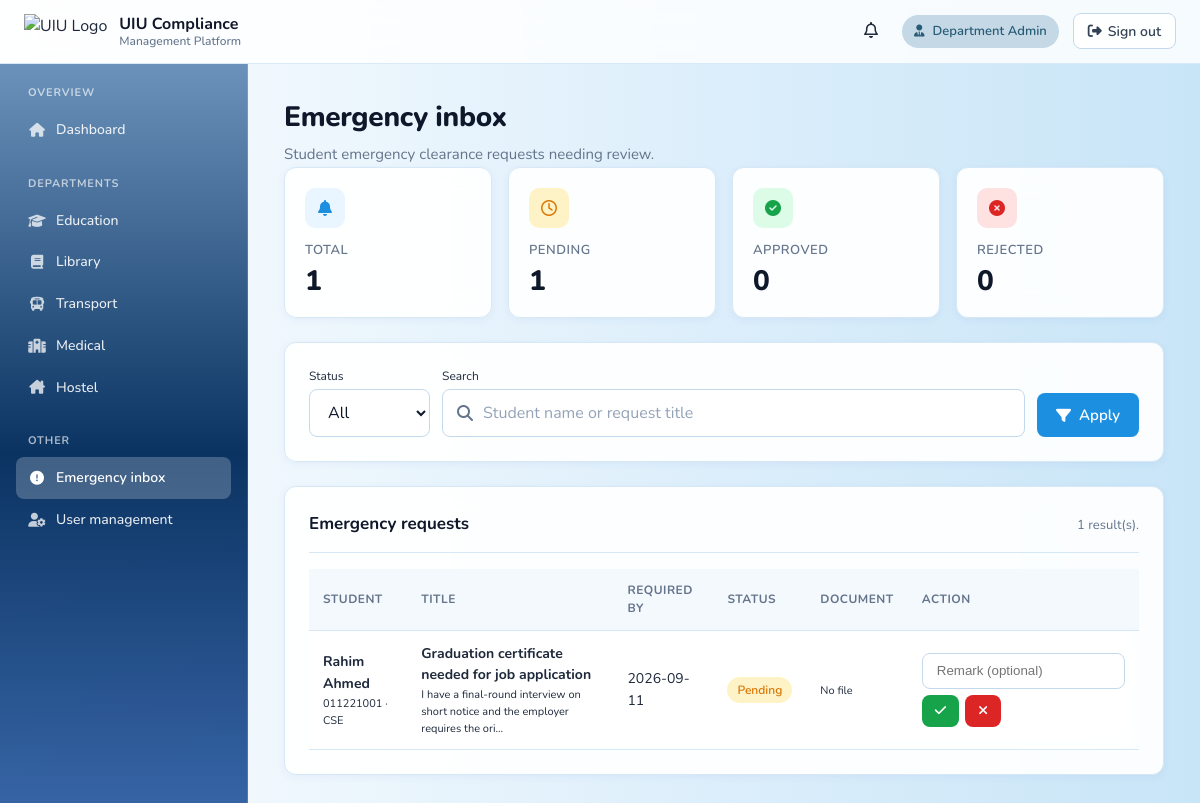
The page /admin/emergency-inbox.php (signed in) on the database its author committed.
### tables this page shows
CREATE TABLE emergency_requests (
    id            INT UNSIGNED AUTO_INCREMENT PRIMARY KEY,
    student_id    INT UNSIGNED NOT NULL,
    title         VARCHAR(150) NOT NULL,
    reason        TEXT NOT NULL,
    required_by   DATE NOT NULL,
    document_id   INT UNSIGNED NULL,
    status        ENUM('pending','approved','rejected') NOT NULL DEFAULT 'pending',
    admin_remark  TEXT NULL,
    decided_by    INT UNSIGNED NULL,
    decided_at    DATETIME NULL,
    created_at    DATETIME NOT NULL DEFAULT CURRENT_TIMESTAMP,
    CONSTRAINT fk_em_student FOREIGN KEY (student_id) REFERENCES users(id) ON DELETE CASCADE,
    CONSTRAINT fk_em_doc FOREIGN KEY (document_id)  REFERENCES documents(id) ON DELETE SET NULL,
    CONSTRAINT fk_em_decider FOREIGN KEY (decided_by) REFERENCES users(id) ON DELETE SET NULL,
    KEY idx_em_student (student_id),
    KEY idx_em_status (status)
);

CREATE TABLE users (
    id           INT UNSIGNED AUTO_INCREMENT PRIMARY KEY,
    role         ENUM('student','admin','vc') NOT NULL,
    full_name    VARCHAR(120) NOT NULL,
    email        VARCHAR(190) NOT NULL,
    password     VARCHAR(255) NOT NULL,           
    student_id   VARCHAR(40)  NULL,               
    employee_id  VARCHAR(40)  NULL,             
    department   VARCHAR(60)  NULL,
    status       ENUM('active','suspended') NOT NULL DEFAULT 'active',
    created_at   DATETIME     NOT NULL DEFAULT CURRENT_TIMESTAMP,
    updated_at   DATETIME     NOT NULL DEFAULT CURRENT_TIMESTAMP ON UPDATE CURRENT_TIMESTAMP,
    UNIQUE KEY uniq_email (email),
    UNIQUE KEY uniq_student_id (student_id),
    UNIQUE KEY uniq_employee_id (employee_id),
    KEY idx_role (role)
);

### backend/config/db.php (called while the page is built, shortened)
<?php
function db(): PDO
{
    static $pdo = null;
    if ($pdo instanceof PDO) {
        return $pdo;
    }
    $host    = '127.0.0.1';
    $port    = '3306';
    $name    = 'uiu_clearance';
    $user    = 'root';
    $pass    = '';
    $charset = 'utf8mb4';
    $dsn = "mysql:host={$host};port={$port};dbname={$name};charset={$charset}";
    $options = [
        PDO::ATTR_ERRMODE            => PDO::ERRMODE_EXCEPTION,
        PDO::ATTR_DEFAULT_FETCH_MODE => PDO::FETCH_ASSOC,
        PDO::ATTR_EMULATE_PREPARES   => false,
    ];
    try {
        $pdo = new PDO($dsn, $user, $pass, $options);
    } catch (PDOException $e) {
        http_response_code(500);
        echo "<h2>Database Error</h2>";
        echo "<pre>";
        echo $e->getMessage();
        echo "</pre>";
        exit;
    }
    return $pdo;
}

### backend/includes/auth.php (called while the page is built, shortened)
<?php
require_once __DIR__ . '/../config/db.php';
function current_user(): ?array
{
    $stmt = db()->prepare('SELECT * FROM users WHERE id = ? LIMIT 1');
    $stmt->execute([$_SESSION['user_id']]);
    $row = $stmt->fetch();
    return $row ?: null;
}

### admin/emergency-inbox.php (the view, shortened to what this page needs)
<?php
require_once __DIR__ . '/../backend/includes/auth.php';
require_once __DIR__ . '/../backend/includes/layout.php';
$me = current_user();
$rows = [];
$search = trim((string)($_GET['q'] ?? ''));
$where = ['1=1'];
$params = [];
$stats = ['pending' => 0, 'approved' => 0, 'rejected' => 0, 'total' => 0];
try {
    $c = db()->query("SELECT status, COUNT(*) AS n FROM emergency_requests GROUP BY status");
    foreach ($c->fetchAll() as $r) {
        $stats[(string)$r['status']] = (int)$r['n'];
        $stats['total'] += (int)$r['n'];
    }
    $sql = "SELECT er.*, u.full_name AS student_name, u.email AS student_email, u.student_id AS sid, u.department AS student_dept,
                   d.original_name AS doc_name, d.id AS doc_id
            FROM emergency_requests er
            JOIN users u ON u.id = er.student_id
            LEFT JOIN documents d ON d.id = er.document_id
            WHERE " . implode(' AND ', $where) . "
            ORDER BY FIELD(er.status,'pending','approved','rejected'), er.created_at DESC
            LIMIT 200";
    $stmt = db()->prepare($sql);
    $stmt->execute($params);
    $rows = $stmt->fetchAll();
} catch (Throwable $e) {  }
?>
<!DOCTYPE html>
<html lang="en">
<head>
    <link rel="stylesheet" href="../assets/css/theme.css">
    <link rel="stylesheet" href="../assets/css/department-admin.css">
    <link rel="stylesheet" href="https://cdnjs.cloudflare.com/ajax/libs/font-awesome/6.5.1/css/all.min.css">
</head>
<body class="plain-bg">
<header class="topbar">
    <div class="brand">
        <img src="../assets/images/UIU%20LOGO.png" alt="UIU Logo">
        <div class="brand-text">UIU Compliance<span>Management Platform</span></div>
    </div>
    <div class="right">
        <a class="notif-btn" href="notifications.php"><i class="fa-regular fa-bell"></i></a>
        <span class="role-badge"><i class="fa-solid fa-user-tie"></i> <?= $me['role'] === 'vc' ? 'Vice Chancellor' : 'Department Admin' ?></span>
        <a class="logout-btn" href="../backend/actions/logout.php"><i class="fa-solid fa-right-from-bracket"></i> Sign out</a>
    </div>
</header>
<div class="layout">
    <aside class="sidebar">
        <nav class="nav-section">
            <h3>Overview</h3>
            <a class="nav-item" href="dashboard.php"><i class="fa-solid fa-house"></i> Dashboard</a>
        </nav>
        <nav class="nav-section">
            <h3>Departments</h3>
            <a class="nav-item" href="admin-education.php?dept=education"><i class="fa-solid fa-graduation-cap"></i> Education</a>
            <a class="nav-item" href="admin-education.php?dept=library"><i class="fa-solid fa-book"></i> Library</a>
            <a class="nav-item" href="admin-education.php?dept=transport"><i class="fa-solid fa-bus"></i> Transport</a>
            <a class="nav-item" href="admin-education.php?dept=medical"><i class="fa-solid fa-hospital"></i> Medical</a>
            <a class="nav-item" href="admin-education.php?dept=hostel"><i class="fa-solid fa-house-chimney"></i> Hostel</a>
        </nav>
        <nav class="nav-section">
            <h3>Other</h3>
            <a class="nav-item active" href="emergency-inbox.php"><i class="fa-solid fa-circle-exclamation"></i> Emergency inbox</a>
            <a class="nav-item" href="user-management.php"><i class="fa-solid fa-user-gear"></i> User management</a>
        </nav>
    </aside>
    <main class="main">
        <div class="page-head">
            <h1>Emergency inbox</h1>
            <p>Student emergency clearance requests needing review.</p>
        </div>
        <div class="grid grid-4 mb-24">
            <div class="stat"><div class="icon"><i class="fa-solid fa-bell"></i></div><div class="label">Total</div><div class="value"><?= $stats['total'] ?></div></div>
            <div class="stat warn"><div class="icon"><i class="fa-regular fa-clock"></i></div><div class="label">Pending</div><div class="value"><?= $stats['pending'] ?></div></div>
            <div class="stat ok"><div class="icon"><i class="fa-solid fa-circle-check"></i></div><div class="label">Approved</div><div class="value"><?= $stats['approved'] ?></div></div>
            <div class="stat bad"><div class="icon"><i class="fa-solid fa-circle-xmark"></i></div><div class="label">Rejected</div><div class="value"><?= $stats['rejected'] ?></div></div>
        </div>
        <section class="card mb-24">
            <form method="GET" class="filter-row">
                <div class="filter-field">
                    <label>Status</label>
                    <select name="status" class="input">
                        <option value="">All</option>
                    </select>
                </div>
                <div class="filter-field" style="flex:1;">
                    <label>Search</label>
                    <div class="input"><i class="fa-solid fa-magnifying-glass"></i>
                        <input type="text" name="q" value="<?= htmlspecialchars($search) ?>" placeholder="Student name or request title">
                    </div>
                </div>
                <div class="filter-field" style="align-self: end;">
                    <button class="btn btn-primary" type="submit"><i class="fa-solid fa-filter"></i> Apply</button>
                </div>
            </form>
        </section>
        <section class="card">
            <div class="card-head"><h2>Emergency requests</h2><p><?= count($rows) ?> result(s).</p></div>
            <?php if (!$rows): ?>
                <div class="empty"><i class="fa-regular fa-folder-open"></i><h3>No emergency requests</h3><p>You're all caught up.</p></div>
            <?php else: ?>
            <div class="table-wrap">
                <table class="table">
                    <thead>
                        <tr>
                            <th>Student</th>
                            <th>Title</th>
                            <th>Required by</th>
                            <th>Status</th>
                            <th>Document</th>
                            <th>Action</th>
                        </tr>
                    </thead>
                    <tbody>
                    <?php foreach ($rows as $r): ?>
                        <tr>
                            <td>
                                <strong><?= htmlspecialchars((string)$r['student_name']) ?></strong>
                                <div class="muted small"><?= htmlspecialchars((string)$r['sid']) ?> · <?= htmlspecialchars((string)$r['student_dept']) ?></div>
                            </td>
                            <td>
                                <strong><?= htmlspecialchars((string)$r['title']) ?></strong>
                                <div class="muted small"><?= htmlspecialchars(strlen((string)$r['reason']) > 80 ? substr((string)$r['reason'], 0, 80) . '…' : (string)$r['reason']) ?></div>
                            </td>
                            <td><?= htmlspecialchars((string)$r['required_by']) ?></td>
                            <td><?= uiu_status_badge((string)$r['status']) ?></td>
                            <td>
                                <?php if ($r['doc_id']): ?>
                                    <a class="btn btn-sm btn-secondary" href="../backend/actions/download-document.php?id=<?= (int)$r['doc_id'] ?>"><i class="fa-solid fa-download"></i> <?= htmlspecialchars((string)$r['doc_name']) ?></a>
                                <?php else: ?>
                                    <span class="muted small">No file</span>
                                <?php endif; ?>
                            </td>
                            <td>
                                <?php if ($r['status'] === 'pending'): ?>
                                <form method="POST" action="../backend/actions/admin-update-emergency.php" class="inline-form" style="display:flex;gap:6px;flex-wrap:wrap;">
                                    <input type="text" name="remark" placeholder="Remark (optional)" class="input" style="min-width:160px;height:36px;">
                                    <button class="btn btn-sm btn-success" type="submit" name="decision" value="approved"><i class="fa-solid fa-check"></i></button>
                                    <button class="btn btn-sm btn-danger"  type="submit" name="decision" value="rejected"><i class="fa-solid fa-xmark"></i></button>
                                </form>
                                <?php else: ?>
                                    <span class="muted small">Decided</span>
                                <?php endif; ?>
                            </td>
                        </tr>
                    <?php endforeach; ?>
                    </tbody>
                </table>
            </div>
            <?php endif; ?>
        </section>
    </main>
</div>
</body>
</html>

### backend/includes/layout.php (shortened to what this page needs)
<?php
require_once __DIR__ . '/auth.php';
function uiu_status_badge(string $status): string
{
    $map = [
        'pending'  => ['warn', 'Pending'],
        'approved' => ['ok',   'Approved'],
        'rejected' => ['bad',  'Rejected'],
        'hold'     => ['warn', 'On hold'],
        'blocked'  => ['bad',  'Blocked'],
    ];
    $s = $map[$status] ?? ['info', ucfirst($status)];
    return '<span class="badge ' . htmlspecialchars($s[0]) . '">' . htmlspecialchars($s[1]) . '</span>';
}

### css/department-admin.css (style rules this page uses)
.table-wrap { overflow-x: auto; margin: 0 -24px -24px; padding: 0 24px 24px; }
.table { width: 100%; min-width: 760px; }

### admin/emergency-inbox.php (style rules this page uses)
.notif-btn { position:relative;color:var(--text);text-decoration:none;padding:6px 10px;border-radius:8px; }
.muted { color:var(--text-muted); }
.small { font-size:11px; }
.filter-row { display:flex;gap:12px;align-items:flex-end;flex-wrap:wrap; }
.filter-field label { display:block;font-size:12px;color:var(--text-muted);margin-bottom:4px; }

### rows shown on the page
emergency_requests: student.full_name "Rahim Ahmed", student.student_id "011221001", student.department "CSE", title "Graduation certificate needed for job application", reason "I have a final-round interview on short notice and the employer requires the ori…", required_by "2026-09-11", status "Pending"

### other values the page prints
$stats['total'] "1"
$stats['pending'] "1"
$stats['approved'] "0"
$stats['rejected'] "0"
count($rows) "1"
